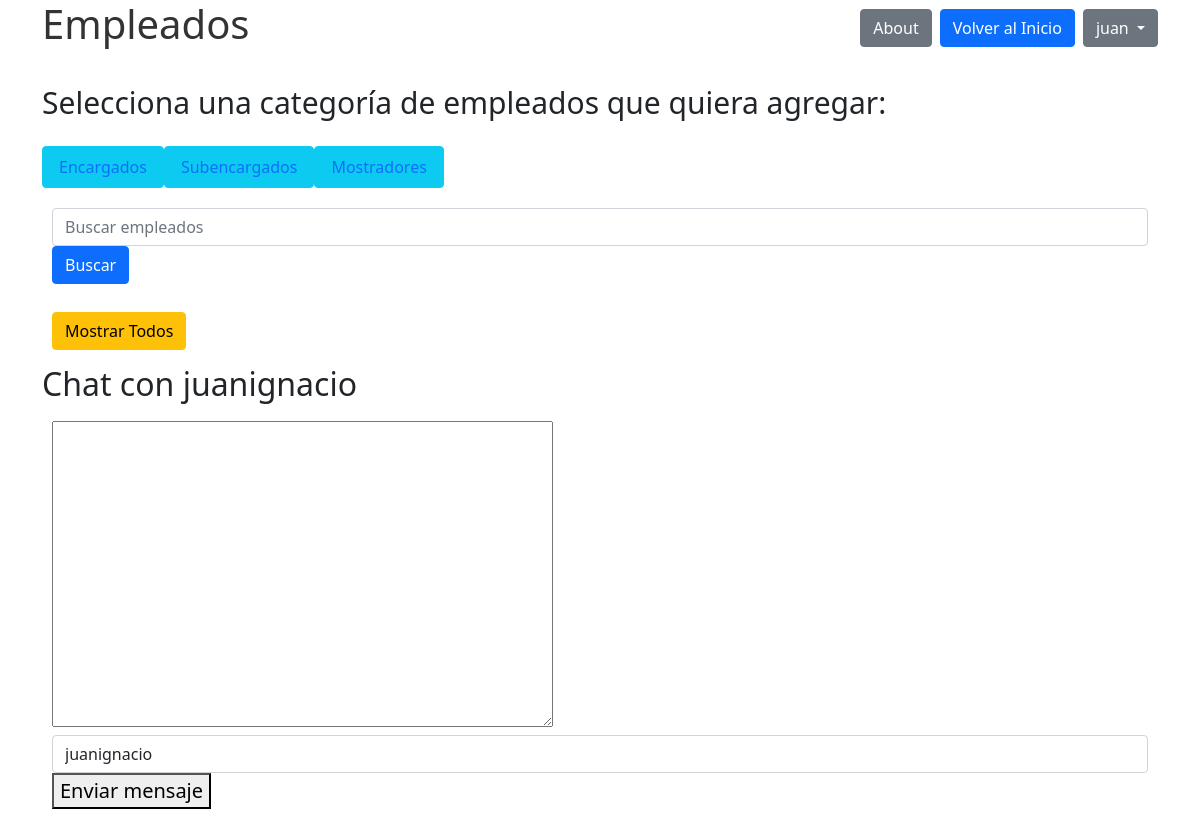
The page /empleados/chat/juanignacio/ (signed in) on the database as committed earlier.
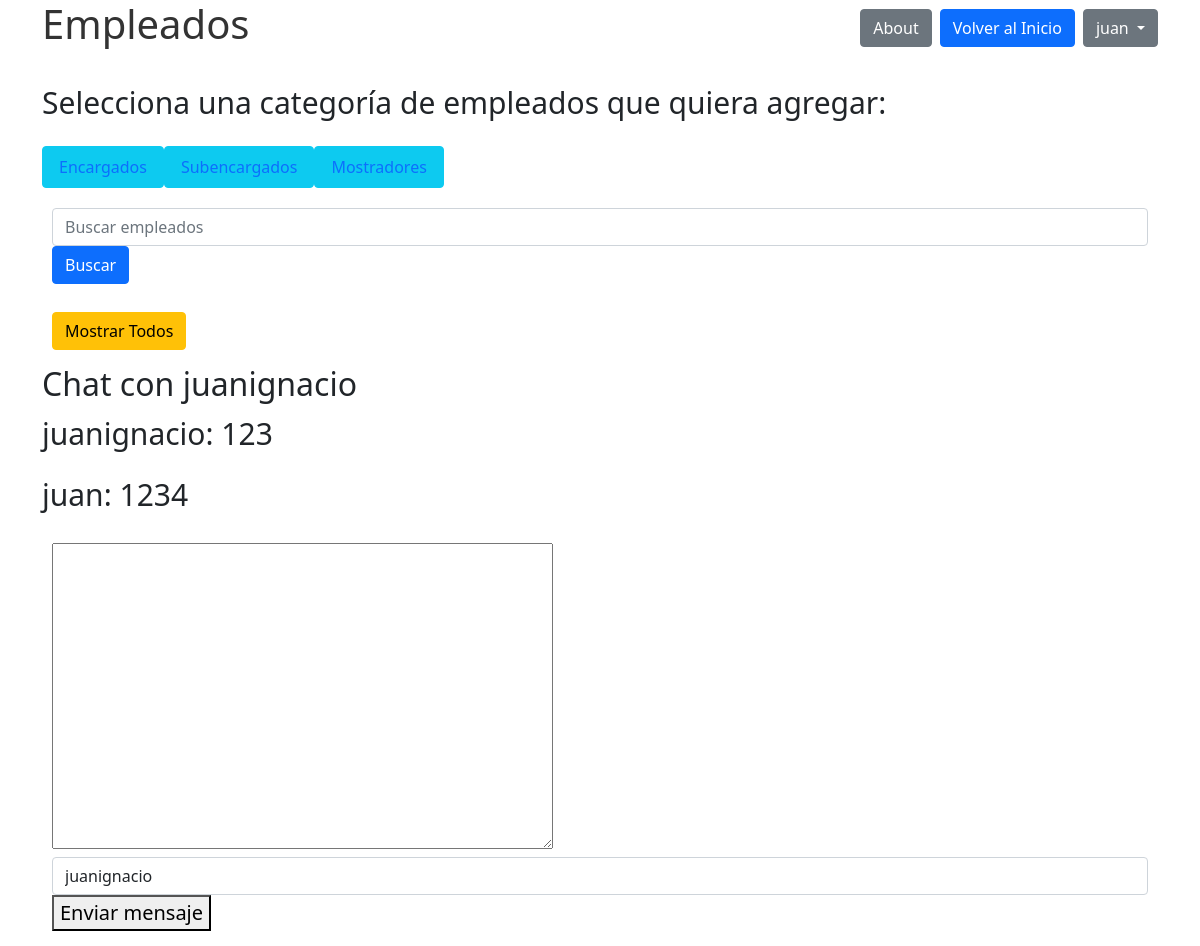
The same page on the database as committed later.
### empleados/models.py (models this page shows)
class Message(models.Model):
    sender = models.ForeignKey(User, related_name='messages_sent', on_delete=models.CASCADE)
    receiver = models.ForeignKey(User, related_name='messages_received', on_delete=models.CASCADE)
    content = models.TextField()
    timestamp = models.DateTimeField(auto_now_add=True)

### empleados/views.py (the view)
# urls.py: path('chat/<str:username>/', chat, name='chat'),
@login_required
def chat(request, username):
    print(f"Usuario actual logeado: {request.user.username}")
    try:
        other_user = User.objects.get(username=username)
        print(f"Usuario obtenido de la base de datos: {other_user.username}")
    except User.DoesNotExist:
        print(f"El usuario {username} no existe.")
        return HttpResponseNotFound("El usuario no existe.")
    messages = Message.objects.filter(
        (models.Q(sender=request.user, receiver=other_user) |
         models.Q(sender=other_user, receiver=request.user))
    ).order_by('timestamp')
    if request.method == 'POST':
        form = MessageForm(request.POST, user=request.user, initial={'receiver': other_user})
        if form.is_valid():
            message = form.save(commit=False)
            message.sender = request.user
            message.receiver = form.cleaned_data['receiver']
            message.save()
            return redirect('chat', username=username)
    else:
        form = MessageForm(user=request.user, initial={'receiver': other_user})
    return render(request, 'chat/chat.html', {
        'other_user': other_user,
        'messages': messages,
        'form': form,
    })

### empleados/forms.py
class MessageForm(forms.ModelForm):
    class Meta:
        model = Message
        fields = ['content', 'receiver']
    def __init__(self, *args, **kwargs):
        user = kwargs.pop('user', None)
        super(MessageForm, self).__init__(*args, **kwargs)
        if user:
            self.fields['receiver'].queryset = User.objects.exclude(username=user.username)
            self.fields['receiver'].widget.attrs['class'] = 'form-control'

### templates_base/chat/chat.html (shortened to what this page needs)
{% extends 'base.html' %}
{% block content %}
    <h2>Chat con {{ other_user.username }}</h2>
    <div id="chat-box">
        {% for message in messages %}
            <p>{{ message.sender.username }}: {{ message.content }}</p>
        {% endfor %}
    </div>
    <form method="post" action="">
        {{ form.content }}
        {{ form.receiver }}
        <button type="submit">Enviar mensaje</button>
    </form>
{% endblock %}

Rows that differ between the two databases and show on the page:
added Message: sender.username "juanignacio", content "123"
added Message: sender.username "juan", content "1234"
